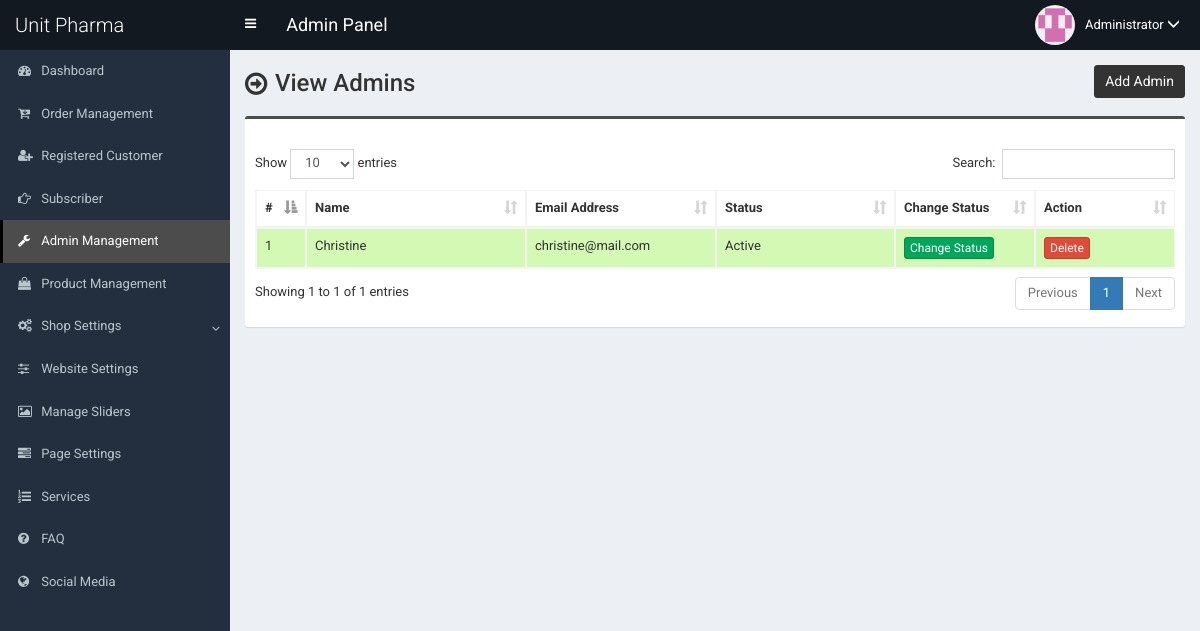
Screenshot of /admin/admin-view.php (signed in) with the database file from the repository.
### tables this page shows
CREATE TABLE `tbl_user` (
  `id` int(10) NOT NULL,
  `full_name` varchar(100) NOT NULL,
  `email` varchar(255) NOT NULL,
  `phone` varchar(100) NOT NULL,
  `password` varchar(255) NOT NULL,
  `photo` varchar(255) NOT NULL,
  `role` varchar(30) NOT NULL,
  `status` int(10) NOT NULL
);

### admin/admin-view.php (the view, shortened to what this page needs)
<?php require_once('header.php');
?>
<section class="content-header">
	<div class="content-header-left">
		<h1>View Admins</h1>
	</div>
    <div class="content-header-right">
		<a href="admin-add.php" class="btn btn-primary btn-sm">Add Admin</a>
	</div>
</section>
<section class="content">
	<div class="row">
		<div class="col-md-12">
			<div class="box box-info">
				<div class="box-body table-responsive">
					<table id="example1" class="table table-bordered table-hover table-striped">
						<thead>
							<tr>
								<th width="10">#</th>
								<th width="180">Name</th>
								<th width="150">Email Address</th>
								<th>Status</th>
								<th width="100">Change Status</th>
								<?php if($_SESSION['user']['role']=='Super Admin') {?><th width="100">Action</th> <?php } ?>
							</tr>
						</thead>
						<tbody>
							<?php
							$i=0;
							$statement = $pdo->prepare("SELECT * FROM `tbl_user` WHERE `role`='Admin'");
							$statement->execute();
							$result = $statement->fetchAll(PDO::FETCH_ASSOC);
							foreach ($result as $row) {
								$i++;
								?>
								<tr class="<?php if($row['status']==1) {echo 'bg-g';}else {echo 'bg-r';} ?>">
									<td><?php echo $i; ?></td>
									<td><?php echo $row['full_name']; ?></td>
									<td><?php echo $row['email']; ?></td>
									<td><?php if($row['status']==1) {echo 'Active';} else {echo 'Inactive';} ?></td>
									<td>
										<a href="admin-change-status.php?id=<?php echo $row['id']; ?>" class="btn btn-success btn-xs">Change Status</a>
									</td>
									<?php if($_SESSION['user']['role']=='Super Admin') {?>
									<td>
										<a href="#" class="btn btn-danger btn-xs" data-href="admin-delete.php?id=<?php echo $row['id']; ?>" data-toggle="modal" data-target="#confirm-delete">Delete</a>
									</td>
									<?php } ?>
								</tr>
								<?php
							}
							?>
						</tbody>
					</table>
				</div>
			</div>
		</div>
	</div>
</section>
<?php require_once('footer.php'); ?>

### admin/style.css (style rules this page uses)
body { font-size: 13px; font-family: "Roboto", sans-serif; }
.content-header > h1, .content-header .content-header-left h1 { font-family: "Roboto", sans-serif; }
.box-info { padding-top: 20px; }
.content-header { overflow: hidden; }
.content-header .content-header-left { float: left; padding-top: 5px; }
.content-header .content-header-right { float: right; }
.content-header .content-header-left h1 { margin-top: 0; margin-bottom: 0; padding-left: 30px; padding-bottom: 5px; font-size: 24px; position: relative; }
.content-header .content-header-left h1:before { position: absolute; top: 0; left: 0; font-family: "FontAwesome", sans-serif; font-size: 26px; content: "\f18e"; }
.content-header .content-header-right a { position: relative; font-size: 14px; }
.box.box-info { border-top-color: #4c4c4c; }
.content-header .content-header-right a { background-color: #333333; border-color: #333333; }
.bg-g { background: #d3f9b4 !important; }

### rows the page displays
tbl_user: full_name "Christine", email "christine@mail.com", status "Active"

### other values shown
$_SESSION['user']['full_name'] "Administrator"
